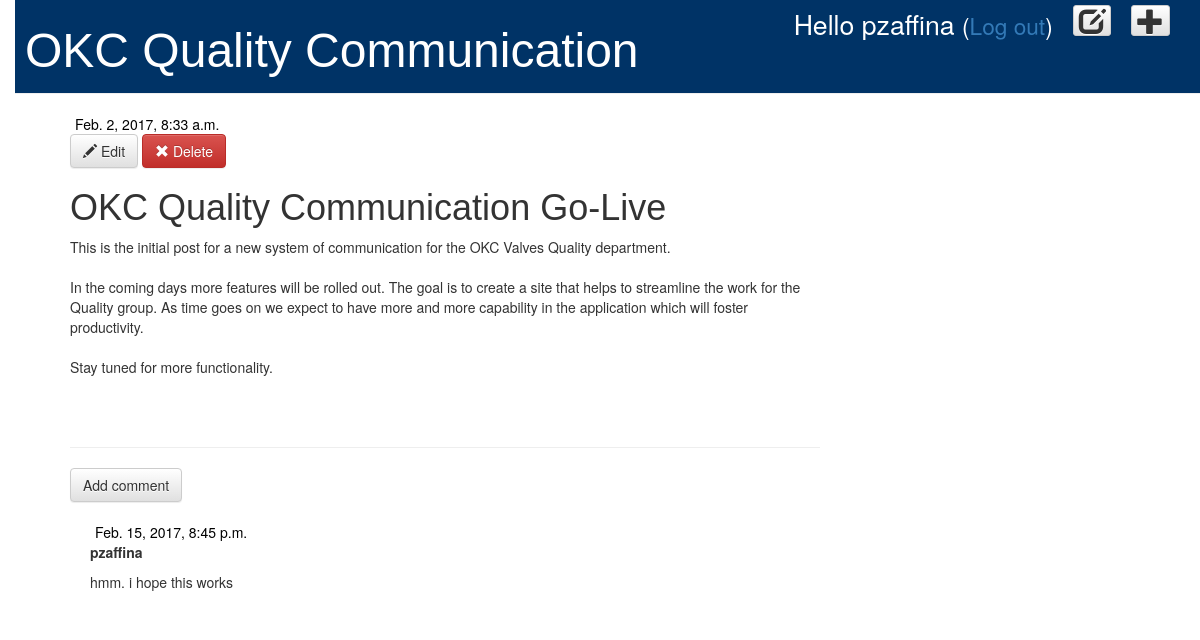
Page /post/1/ (signed in) on the committed database.
### blog/models.py (models this page shows, shortened)
class Post(models.Model):
    author = models.ForeignKey('auth.User')
    title = models.CharField(max_length=200)
    text = models.TextField()
    created_date = models.DateTimeField(default=timezone.now)
    published_date = models.DateTimeField(blank=True, null=True)

class Comment(models.Model):
    post = models.ForeignKey('blog.Post', related_name='comments')
    author = models.CharField(max_length=200)
    text = models.TextField()
    created_date = models.DateTimeField(default=timezone.now)
    approved_comment = models.BooleanField(default=False)

### blog/views.py (the view)
# urls.py: url(r'^post/(?P<pk>\d+)/$', views.post_detail, name='post_detail'),
def post_detail(request, pk):
    post = get_object_or_404(Post, pk=pk)
    return render(request, 'blog/post_detail.html', {'post': post})

### blog/templates/blog/post_detail.html (shortened to what this page needs)
{% extends 'blog/base.html' %}
{% block content %}
    <div class="post">
        {% if post.published_date %}
            <div class="date">
                {{ post.published_date }}
            </div>
        {% else %}
            <a class="btn btn-default" href="{% url 'post_publish' pk=post.pk %}">Publish</a>
        {% endif %}
        {% if user.is_authenticated %}
            <a class="btn btn-default" href="{% url 'post_edit' pk=post.pk %}"><span class="glyphicon glyphicon-pencil"></span>   Edit</a>
            <a class="btn btn-danger" href="{% url 'post_remove' pk=post.pk %}"><span class="glyphicon glyphicon-remove"></span>  Delete</a>
        {% endif %}
        <h1>{{ post.title }}</h1>
        <p>{{ post.text|linebreaksbr }}</p>
    </div>
    <hr>
    <a class="btn btn-default" href="{% url 'add_comment_to_post' pk=post.pk %}">Add comment</a>
    {% for comment in post.comments.all %}
        {% if user.is_authenticated or comment.approved_comment %}
        <div class="comment">
            <div class="date">
                {{ comment.created_date }}
            </div>
            <strong>{{ comment.author }}</strong>
            <p>{{ comment.text|linebreaks }}</p>
        </div>
        {% endif %}
    {% empty %}
        <p>No comments here yet.</p>
    {% endfor %}
{% endblock %}

### blog/templates/blog/base.html (shortened to what this page needs)
{% load staticfiles %}
<html>
    <head>
        <link rel="stylesheet" href="//maxcdn.bootstrapcdn.com/bootstrap/3.2.0/css/bootstrap.min.css">
        <link rel="stylesheet" href="//maxcdn.bootstrapcdn.com/bootstrap/3.2.0/css/bootstrap-theme.min.css">
        <link rel="stylesheet" href="{% static 'css/blog.css' %}">
    </head>
    <body>
        <div class="page-header">
            {% if user.is_authenticated %}
                <a class="top-menu btn btn-xs btn-default" href="{% url 'post_new' %}"><span class="glyphicon glyphicon-plus"></span></a>
                <a class="top-menu btn btn-xs btn-default" href="{% url 'post_draft_list' %}" ><span class="glyphicon glyphicon-edit"></span></a>
                <p class="top-menu greeting">Hello {{ user.username }} <small>(<a href="{% url 'logout' %}">Log out</a>)</small></p>
            {% else %}
                <a class="top-menu btn btn-xs btn-default" href="{% url 'login' %}" ><span class="glyphicon glyphicon-edit"></span></a>
            {% endif %}
            <h1><a href="/">OKC Quality Communication</a></h1>
        </div>
        <div class="content container">
            <div class="row">
                <div class="col-md-8">
                    {% block content %}
                    {% endblock %}
                </div>
            </div>
        </div>
    </body>
</html>

### default/static/css0/blog.css (style rules this page uses)
h1 a { color: #000000; font-family: sans-serif; }
body { padding-left: 15px; }
.page-header { background-color: #003366; margin-top: 0; padding: 5px 10px 5px 10px; }
.page-header h1, .page-header h1 a, .page-header h1 a:visited, .page-header h1 a:active { color: #ffffff; font-size: 36pt; text-decoration: none; }
.content { margin-left: 40px; }
h1, h2, h3, h4 { font-family: sans-serif; }
.date { color: #000000; padding: 0px 0px 0px 5px; }
.top-menu, .top-menu:hover, .top-menu:visited { color: #333; float: right; font-size: 20pt; margin-right: 20px; }
.post { margin-bottom: 70px; }
.top-menu.greeting { color: white; }
.comment { margin: 20px 0px 20px 20px; }

### rows in the picture
Post: published_date "Feb. 2, 2017, 8:33 a.m.", title "OKC Quality Communication Go-Live", text "This is the initial post for a new system of communication for the OKC Valves Quality department. In the coming days more features will be rolled out. The goal is to create a site that helps to streamline the work for the Quality group. As time goes on we expect to have more and more capability in the application which will foster productivity. Stay tuned for more functionality."
Comment: created_date "Feb. 15, 2017, 8:45 p.m.", author "pzaffina", text "hmm. i hope this works"

### other values in the picture
{{ user.username }} "pzaffina"
